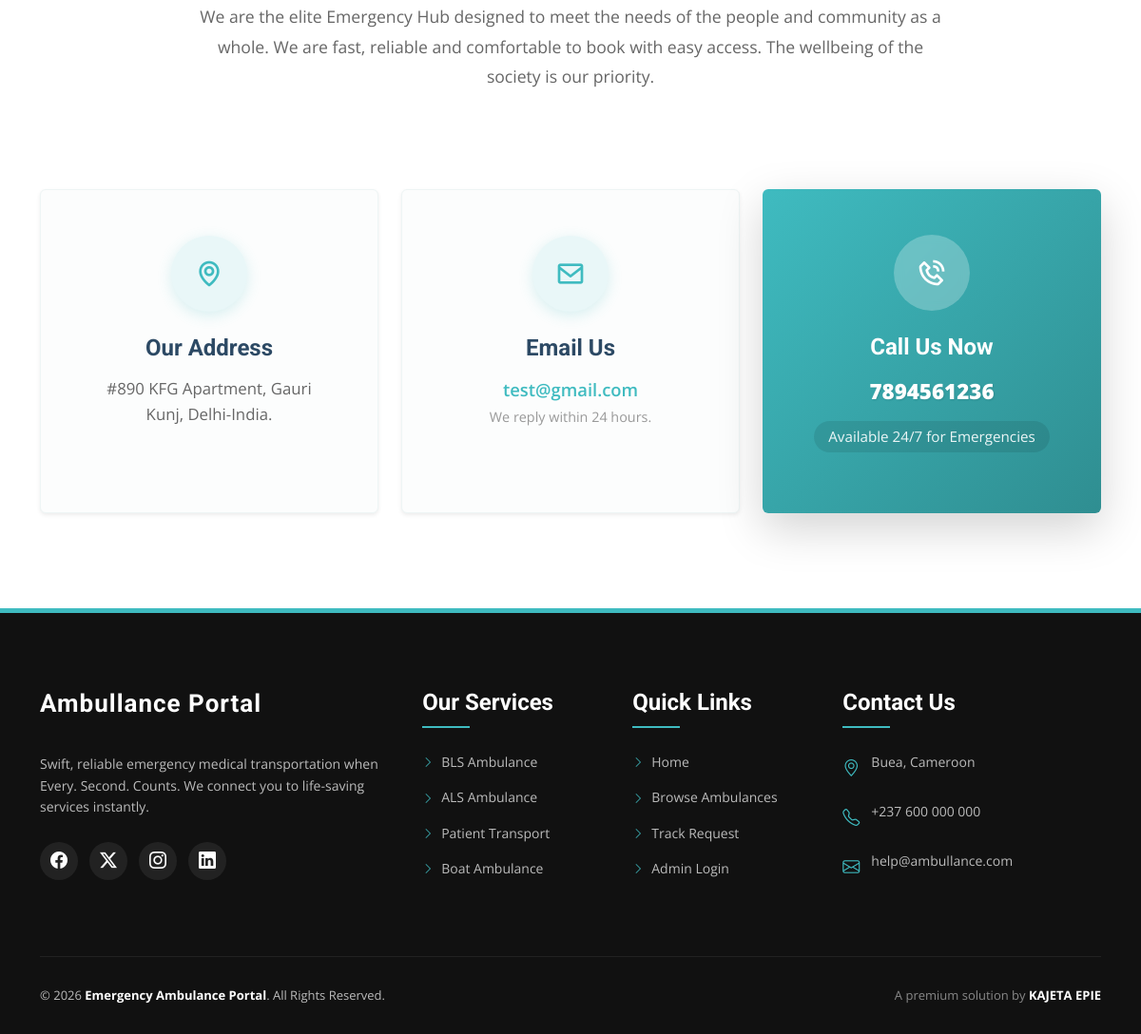
Before: / (lower part) with the older database file.
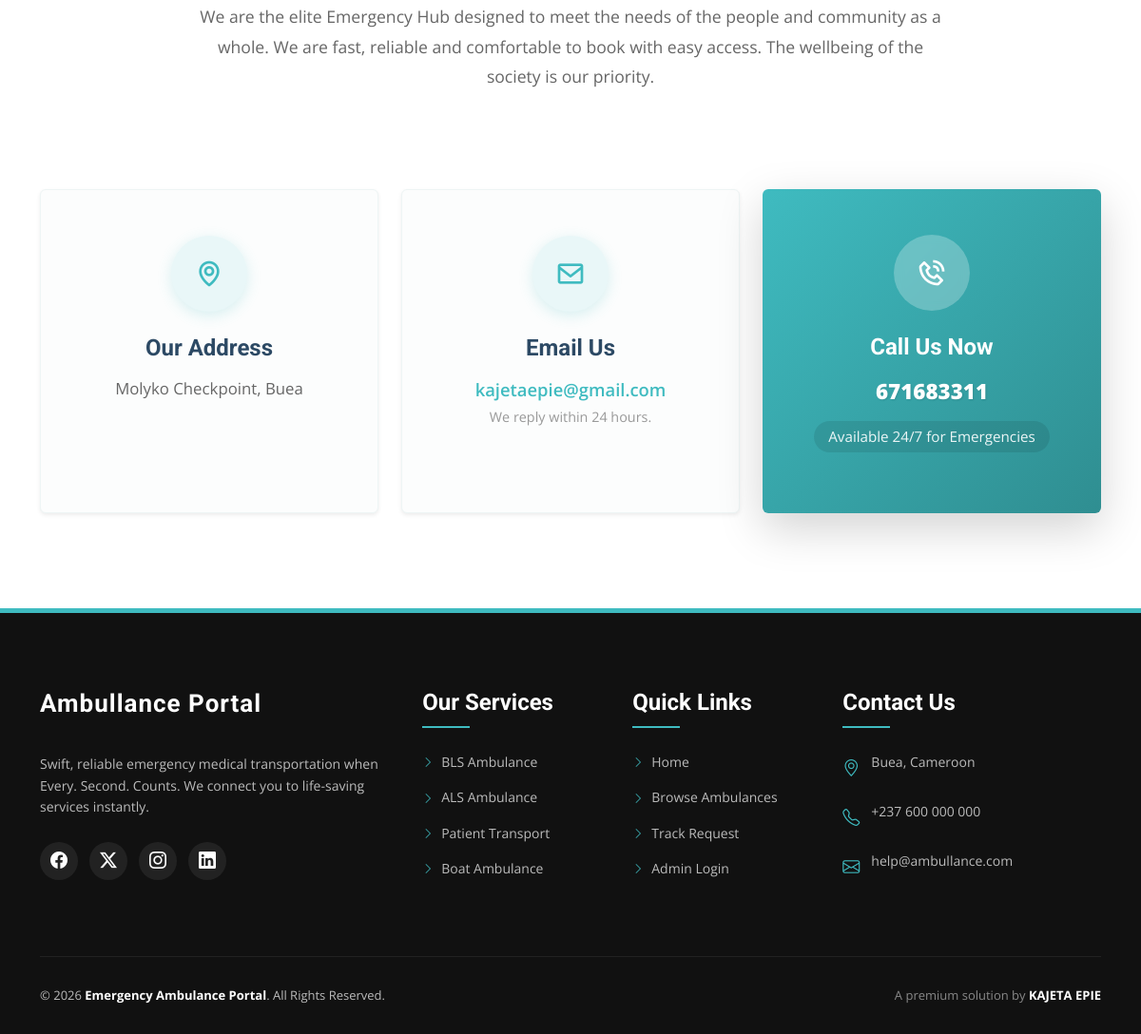
After: the same page with the newer database file.
### tables this page shows
CREATE TABLE `tblpage` (
  `ID` int(10) NOT NULL,
  `PageType` varchar(200) DEFAULT NULL,
  `PageTitle` varchar(200) DEFAULT NULL,
  `PageDescription` mediumtext DEFAULT NULL,
  `Email` varchar(200) DEFAULT NULL,
  `MobileNumber` bigint(10) DEFAULT NULL,
  `UpdationDate` timestamp NULL DEFAULT NULL ON UPDATE current_timestamp()
);

### index.php (the view, shortened to what the changed rows need)
<!DOCTYPE html>
<html lang="en">
<head>
  <link href="assets/vendor/fontawesome-free/css/all.min.css" rel="stylesheet">
  <link href="assets/vendor/animate.css/animate.min.css" rel="stylesheet">
  <link href="assets/vendor/aos/aos.css" rel="stylesheet">
  <link href="assets/vendor/bootstrap/css/bootstrap.min.css" rel="stylesheet">
  <link href="assets/vendor/bootstrap-icons/bootstrap-icons.css" rel="stylesheet">
  <link href="assets/vendor/boxicons/css/boxicons.min.css" rel="stylesheet">
  <link href="assets/vendor/glightbox/css/glightbox.min.css" rel="stylesheet">
  <link href="assets/vendor/swiper/swiper-bundle.min.css" rel="stylesheet">
  <link href="assets/css/style.css" rel="stylesheet">
</head>
<body>
 <?php include_once('includes/header.php');?>
  <main id="main">
    <section id="contact" class="contact" style="padding: 100px 0; background: #fff;">
      <div class="container" data-aos="fade-up">
        <?php
        $query=mysqli_query($con,"select * from tblpage where PageType='contactus'");
        while ($row=mysqli_fetch_array($query)) {
        ?>
        <div class="row g-4 mt-2 justify-content-center">
          <div class="col-lg-4 col-md-6" data-aos="zoom-in" data-aos-delay="100">
            <div class="info-card h-100 p-5 text-center rounded shadow-sm" style="background: #fcfdfd; border: 1px solid #eef5f5; transition: all 0.3s ease;" onmouseover="this.style.transform='translateY(-10px)'; this.style.boxShadow='0 15px 35px rgba(63,187,192,0.15)';" onmouseout="this.style.transform='none'; this.style.boxShadow='0 .125rem .25rem rgba(0,0,0,.075)';">
              <div class="icon-wrapper mb-4" style="width: 80px; height: 80px; background: #e9f7f8; color: #3fbbc0; font-size: 32px; border-radius: 50%; display: flex; align-items: center; justify-content: center; margin: 0 auto; box-shadow: 0 4px 15px rgba(63,187,192,0.2);">
                <i class="bx bx-map"></i>
              </div>
              <h3 style="font-size: 1.5rem; font-weight: 700; color: #2c4964; margin-bottom: 15px;">Our Address</h3>
              <p style="color: #666; line-height: 1.6; font-size: 1.05rem;"><?php echo $row['PageDescription']; ?></p>
            </div>
          </div>
          <div class="col-lg-4 col-md-6" data-aos="zoom-in" data-aos-delay="200">
            <div class="info-card h-100 p-5 text-center rounded shadow-sm" style="background: #fcfdfd; border: 1px solid #eef5f5; transition: all 0.3s ease;" onmouseover="this.style.transform='translateY(-10px)'; this.style.boxShadow='0 15px 35px rgba(63,187,192,0.15)';" onmouseout="this.style.transform='none'; this.style.boxShadow='0 .125rem .25rem rgba(0,0,0,.075)';">
              <div class="icon-wrapper mb-4" style="width: 80px; height: 80px; background: #e9f7f8; color: #3fbbc0; font-size: 32px; border-radius: 50%; display: flex; align-items: center; justify-content: center; margin: 0 auto; box-shadow: 0 4px 15px rgba(63,187,192,0.2);">
                <i class="bx bx-envelope"></i>
              </div>
              <h3 style="font-size: 1.5rem; font-weight: 700; color: #2c4964; margin-bottom: 15px;">Email Us</h3>
              <p style="margin: 0;"><a href="mailto:<?php echo $row['Email']; ?>" style="color: #3fbbc0; text-decoration: none; font-size: 1.15rem; font-weight: 600;"><?php echo $row['Email']; ?></a></p>
              <p style="color: #999;font-size: 0.9rem; margin-top:5px;">We reply within 24 hours.</p>
            </div>
          </div>
          <div class="col-lg-4 col-md-6" data-aos="zoom-in" data-aos-delay="300">
            <div class="info-card h-100 p-5 text-center rounded shadow-lg" style="background: linear-gradient(135deg, #3fbbc0 0%, #2f8e91 100%); color: #fff; border: none; transition: all 0.3s ease;" onmouseover="this.style.transform='translateY(-10px)'; this.style.boxShadow='0 20px 40px rgba(63,187,192,0.4)';" onmouseout="this.style.transform='none'; this.style.boxShadow='0 10px 30px rgba(63,187,192,0.2)';">
              <div class="icon-wrapper mb-4" style="width: 80px; height: 80px; background: rgba(255,255,255,0.25); color: #fff; font-size: 32px; border-radius: 50%; display: flex; align-items: center; justify-content: center; margin: 0 auto; backdrop-filter: blur(5px);">
                <i class="bx bx-phone-call"></i>
              </div>
              <h3 style="font-size: 1.5rem; font-weight: 700; color: #fff; margin-bottom: 15px;">Call Us Now</h3>
              <p style="font-size: 1.4rem; font-weight: 800; margin: 0; text-shadow: 1px 1px 2px rgba(0,0,0,0.1);"><?php echo $row['MobileNumber']; ?></p>
              <p style="margin-top: 15px; font-size: 0.95rem; opacity: 0.9; background: rgba(0,0,0,0.1); padding: 5px 15px; border-radius: 20px; display: inline-block;">Available 24/7 for Emergencies</p>
            </div>
          </div>
        </div>
        <?php } ?>
      </div>
    </section>
  </main>
</body>
</html>

Changed rows visible on the page:
changed tblpage: PageDescription "#890 KFG Apartment, Gauri Kunj, Delhi-India." → "Molyko Checkpoint, Buea"; Email "test@gmail.com" → "kajetaepie@gmail.com"; MobileNumber "7894561236" → "671683311"
